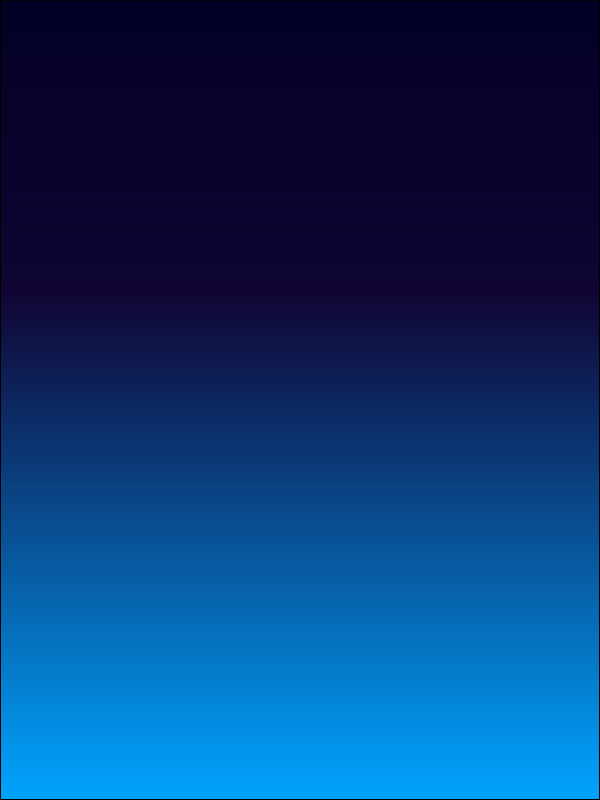
<?xml version="1.0" encoding="UTF-8"?>
<ui version="4.0">
 <class>gamepage</class>
 <widget class="QMainWindow" name="gamepage">
  <property name="geometry">
   <rect>
    <x>0</x>
    <y>0</y>
    <width>600</width>
    <height>800</height>
   </rect>
  </property>
  <property name="sizePolicy">
   <sizepolicy hsizetype="Fixed" vsizetype="Fixed">
    <horstretch>0</horstretch>
    <verstretch>0</verstretch>
   </sizepolicy>
  </property>
  <property name="maximumSize">
   <size>
    <width>600</width>
    <height>800</height>
   </size>
  </property>
  <property name="windowTitle">
   <string>Wheels2Train</string>
  </property>
  <property name="styleSheet">
   <string notr="true"/>
  </property>
  <widget class="QWidget" name="centralwidget">
   <widget class="QPushButton" name="play">
    <property name="geometry">
     <rect>
      <x>185</x>
      <y>250</y>
      <width>230</width>
      <height>210</height>
     </rect>
    </property>
    <property name="sizePolicy">
     <sizepolicy hsizetype="Fixed" vsizetype="Fixed">
      <horstretch>0</horstretch>
      <verstretch>0</verstretch>
     </sizepolicy>
    </property>
    <property name="styleSheet">
     <string notr="true">#play{
background-color:transparent;
	border-image: url(:/images/playbutton.jpeg);

border: none;
background-repeat:none;
}
</string>
    </property>
    <property name="text">
     <string/>
    </property>
   </widget>
   <widget class="QPushButton" name="profile">
    <property name="geometry">
     <rect>
      <x>235</x>
      <y>470</y>
      <width>130</width>
      <height>120</height>
     </rect>
    </property>
    <property name="styleSheet">
     <string notr="true">#profile{
background-color:transparent;
	border-image: url(:/images/weirdstuff.png);

border: none;
background-repeat:none;
}
</string>
    </property>
    <property name="text">
     <string/>
    </property>
   </widget>
   <widget class="QLineEdit" name="title">
    <property name="geometry">
     <rect>
      <x>50</x>
      <y>70</y>
      <width>511</width>
      <height>141</height>
     </rect>
    </property>
    <property name="styleSheet">
     <string notr="true">

#title{
background-color:transparent;
	border-image: url(:/images/wheels2train.png);

border: none;
background-repeat:none;
}
</string>
    </property>
    <property name="text">
     <string/>
    </property>
   </widget>
   <widget class="QPushButton" name="howtoplay">
    <property name="geometry">
     <rect>
      <x>350</x>
      <y>580</y>
      <width>101</width>
      <height>91</height>
     </rect>
    </property>
    <property name="sizePolicy">
     <sizepolicy hsizetype="Minimum" vsizetype="MinimumExpanding">
      <horstretch>0</horstretch>
      <verstretch>0</verstretch>
     </sizepolicy>
    </property>
    <property name="styleSheet">
     <string notr="true">#howtoplay{
background-color:transparent;
	border-image: url(:/images/bulb.png);

border: none;
background-repeat:none;
}
</string>
    </property>
    <property name="text">
     <string/>
    </property>
   </widget>
   <widget class="QPushButton" name="about">
    <property name="geometry">
     <rect>
      <x>174</x>
      <y>590</y>
      <width>61</width>
      <height>71</height>
     </rect>
    </property>
    <property name="sizePolicy">
     <sizepolicy hsizetype="Minimum" vsizetype="MinimumExpanding">
      <horstretch>0</horstretch>
      <verstretch>0</verstretch>
     </sizepolicy>
    </property>
    <property name="styleSheet">
     <string notr="true">#about{
background-color:transparent;
	border-image: url(:/images/about.png);

border: none;
background-repeat:none;
}
</string>
    </property>
    <property name="text">
     <string/>
    </property>
   </widget>
   <widget class="QGraphicsView" name="graphicsView">
    <property name="geometry">
     <rect>
      <x>0</x>
      <y>0</y>
      <width>600</width>
      <height>800</height>
     </rect>
    </property>
    <property name="sizePolicy">
     <sizepolicy hsizetype="Fixed" vsizetype="Fixed">
      <horstretch>0</horstretch>
      <verstretch>0</verstretch>
     </sizepolicy>
    </property>
    <property name="maximumSize">
     <size>
      <width>600</width>
      <height>800</height>
     </size>
    </property>
    <property name="styleSheet">
     <string notr="true">
background-color: qlineargradient(spread:pad, x1:0, y1:0, x2:0, y2:1, stop:0 rgba(2, 0, 36, 255), stop:0.367925 rgba(16, 5, 52, 255), stop:1 rgba(0, 164, 255, 255));
</string>
    </property>
   </widget>
   <zorder>graphicsView</zorder>
   <zorder>play</zorder>
   <zorder>profile</zorder>
   <zorder>title</zorder>
   <zorder>howtoplay</zorder>
   <zorder>about</zorder>
  </widget>
 </widget>
 <resources/>
 <connections/>
</ui>
